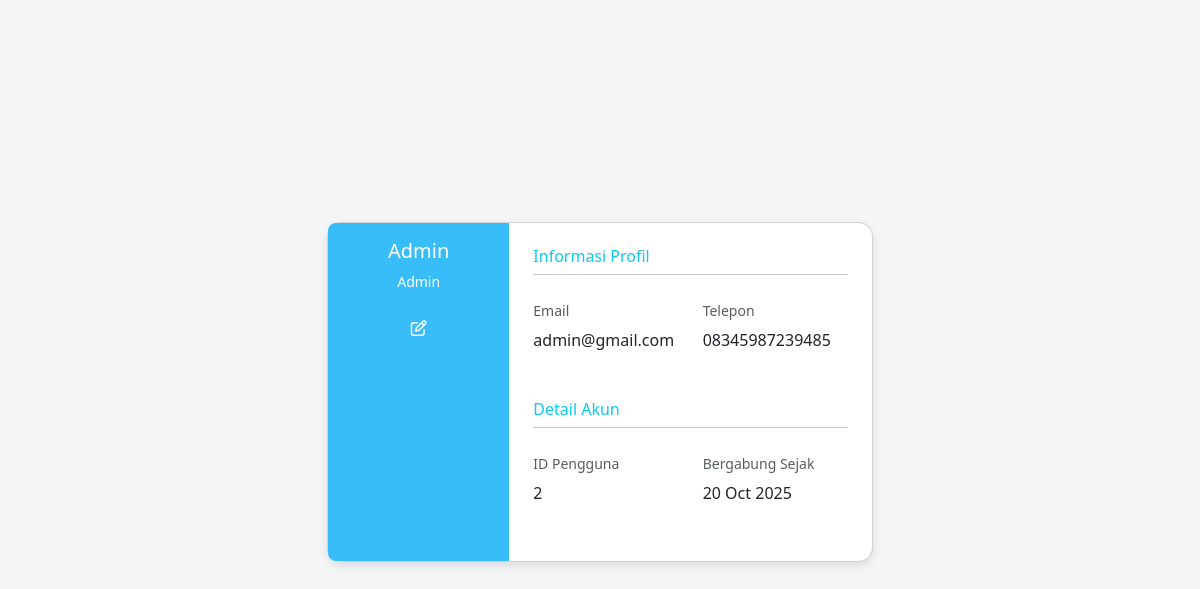
The app's page /profile.php (signed in) with its own data.
### tables this page shows
CREATE TABLE `users` (
  `id` int NOT NULL,
  `name` varchar(100) NOT NULL,
  `email` varchar(100) NOT NULL,
  `phone` varchar(20) DEFAULT NULL,
  `password` varchar(255) NOT NULL,
  `role` enum('admin','user') NOT NULL DEFAULT 'user',
  `created_at` datetime DEFAULT CURRENT_TIMESTAMP
);

### profile.php (the view, shortened to what this page needs)
<?php
include 'koneksi.php';
$user_id = $_SESSION['user_id'];
$query = "SELECT id, name, email, phone, role, created_at FROM users WHERE id = ?";
$stmt = $koneksi->prepare($query);
$stmt->bind_param("i", $user_id);
$stmt->execute();
$result = $stmt->get_result();
if ($result->num_rows > 0) {
    $user = $result->fetch_assoc();
} else {
    $user = null;
    $error_message = "Data pengguna tidak ditemukan.";
}
?>
<!DOCTYPE html>
<html lang="id">
<head>
    <link href="https://cdn.jsdelivr.net/npm/bootstrap@5.3.3/dist/css/bootstrap.min.css" rel="stylesheet">
</head>
<body>
    <section class="vh-100" style="background-color: #f4f5f7;">
        <div class="container py-5 h-100">
            <div class="row d-flex justify-content-center align-items-center h-100">
                <div class="col col-lg-6 mb-4 mb-lg-0">
                    <?php if ($user): ?>
                    <div class="card mb-3 profile-card">
                        <div class="row g-0">
                            <div class="col-md-4 text-center text-white" style="border-top-left-radius: .5rem; border-bottom-left-radius: .5rem; background-color: #38bdf8;">
                                                                <h5 class="mt-3"><?php echo htmlspecialchars($user['name']); ?></h5>
                                <p class="small mb-4"><?php echo ucwords(htmlspecialchars($user['role'])); ?></p>
                                <i class="far fa-edit mb-5"></i>
                            </div>
                            <div class="col-md-8">
                                <div class="card-body p-4">
                                    <h6 class="text-info">Informasi Profil</h6>
                                    <hr class="mt-0 mb-4">
                                    <div class="row pt-1">
                                        <div class="col-6 mb-3">
                                            <h6 class="small text-muted">Email</h6>
                                            <p class="text-dark"><?php echo htmlspecialchars($user['email']); ?></p>
                                        </div>
                                        <div class="col-6 mb-3">
                                            <h6 class="small text-muted">Telepon</h6>
                                            <p class="text-dark"><?php echo htmlspecialchars($user['phone'] ?? '-'); ?></p>
                                        </div>
                                    </div>
                                    <h6 class="text-info mt-3">Detail Akun</h6>
                                    <hr class="mt-0 mb-4">
                                    <div class="row pt-1">
                                        <div class="col-6 mb-3">
                                            <h6 class="small text-muted">ID Pengguna</h6>
                                            <p class="text-dark"><?php echo htmlspecialchars($user['id']); ?></p>
                                        </div>
                                        <div class="col-6 mb-3">
                                            <h6 class="small text-muted">Bergabung Sejak</h6>
                                            <p class="text-dark"><?php echo date('d M Y', strtotime($user['created_at'])); ?></p>
                                        </div>
                                    </div>
                                </div>
                            </div>
                        </div>
                    </div>
                    <?php else: ?>
                    <div class="alert alert-danger" role="alert">
                        <?php echo $error_message; ?>
                    </div>
                    <?php endif; ?>
                </div>
            </div>
        </div>
    </section>
</body>
</html>

### profile.php (style rules this page uses)
.profile-card { border-radius: 15px; box-shadow: 0 4px 8px rgba(0,0,0,0.1); }

### records on screen
users: name "Admin", role "Admin", email "admin@gmail.com", phone "08345987239485", id "2", created_at "20 Oct 2025"
